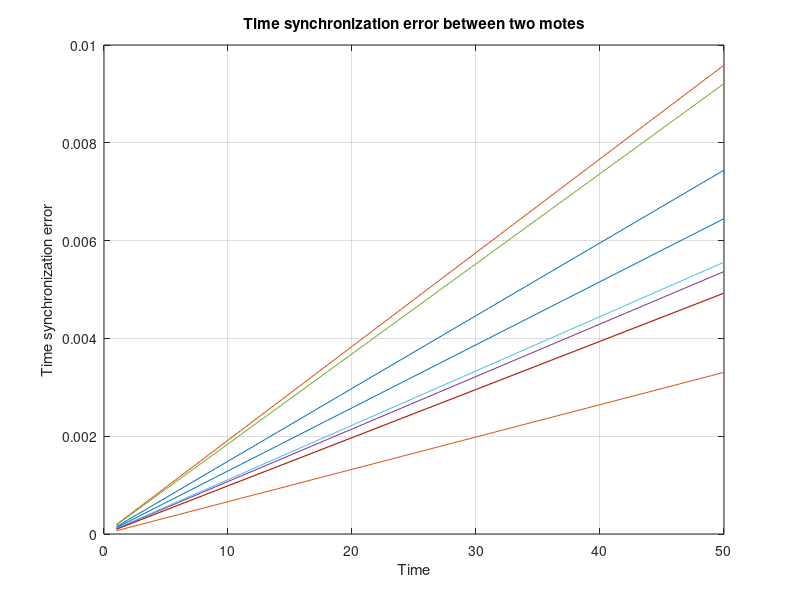

MATLAB code to generate this figure:
clear all
% Initial parameters
numNodes = 10;
timeSim = 50; 
freqStability = 200e-6; % -100ppm to 100ppm
freqNominal = 7.3728e6; % 7.3728 MHz
timeStep = 1; % 1 second time step

% Initialize frequency of each node
freqNode = freqNominal + (rand(numNodes, 1) - 0.5) * freqStability * freqNominal;

% Initialize time of each node
timeNode = zeros(numNodes, 1);

% Initialize time synchronization error
timeSyncError = zeros(timeSim/timeStep, numNodes-1);

% Reference node
refNode = 1;
nodes = 1:numNodes;

% Simulation
for t = 1:timeStep:timeSim
    % Update time of each node
    timeNode = timeNode + timeStep * freqNode / freqNominal;
    
    % Time synchronization error between two motes
    timeSyncError(t,:) = abs(timeNode(refNode) - timeNode(nodes(nodes~=refNode))); 
end

% Plot time synchronization error
figure;
plot((1:timeStep:timeSim), timeSyncError);
xlabel('Time');
ylabel('Time synchronization error');
title('Time synchronization error between two motes');
grid on;
